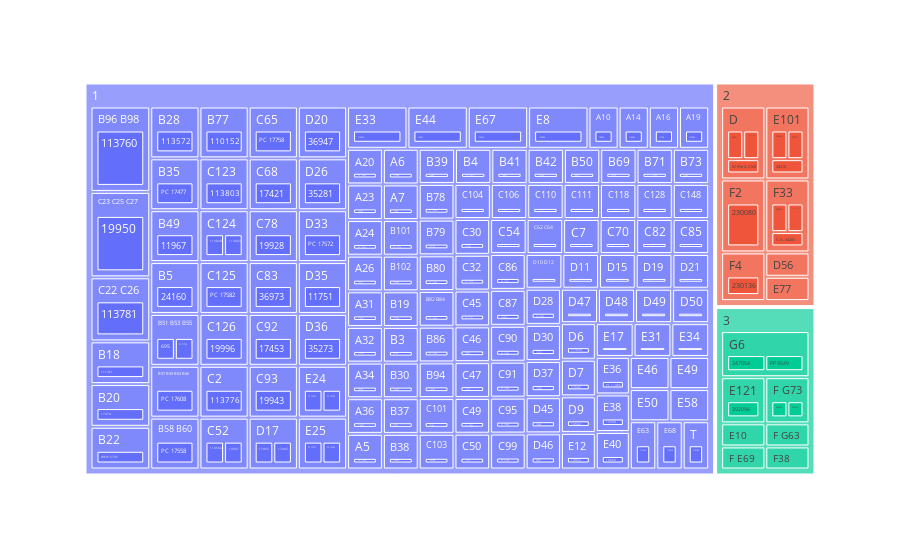

The cell this chart's notebook holds for it:
### Code cell
# Apesar de a cabine parecer uma boa variavel para utilizar possui muitos campos nulos, sendo assim 
# vou tentar achar uma relacao entre a cabine > classe > ticket
grafico2 = px.treemap(
    titanic[~(titanic.Survived.isnull()) & ~(titanic.Cabin.isnull())],
    path=['Pclass','Cabin', 'Ticket'],
    # color='Cabin'
)
grafico2.show();
# Aqui nao consegui encontrar um padrao para que atraves do ticket completar os casos nulos da Cabine

### Figure 1 — Plotly figure (JSON) as saved in the notebook; plotly's stock layout.template omitted (floating-point values rounded to 4 significant figures; data arrays with more than 128 entries replaced by an {"elided": "..."} marker saying what was removed)
{"data": [{"branchvalues": "total", "domain": {"x": [0, 1], "y": [0, 1]}, "hovertemplate": "labels=%{label}<br>count=%{value}<br>parent=%{parent}<br>id=%{id}<extra></extra>", "ids": {"elided": "311 str values"}, "labels": {"elided": "311 str values"}, "name": "", "parents": {"elided": "311 str values"}, "type": "treemap", "values": {"elided": "311 int values"}}], "layout": {"legend": {"tracegroupgap": 0}, "margin": {"t": 60}}}
